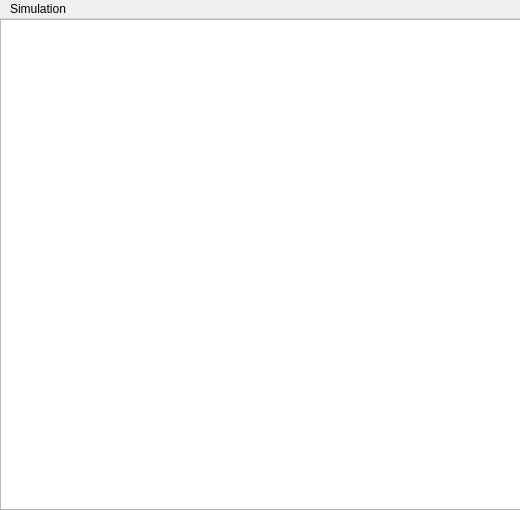
<?xml version="1.0" encoding="UTF-8"?>
<ui version="4.0">
 <class>Metro</class>
 <widget class="QMainWindow" name="Metro">
  <property name="geometry">
   <rect>
    <x>0</x>
    <y>0</y>
    <width>520</width>
    <height>510</height>
   </rect>
  </property>
  <property name="windowTitle">
   <string>Metro</string>
  </property>
  <widget class="QWidget" name="centralWidget">
   <widget class="QGraphicsView" name="graphicsView">
    <property name="geometry">
     <rect>
      <x>0</x>
      <y>0</y>
      <width>521</width>
      <height>491</height>
     </rect>
    </property>
   </widget>
  </widget>
  <widget class="QMenuBar" name="menuBar">
   <property name="geometry">
    <rect>
     <x>0</x>
     <y>0</y>
     <width>520</width>
     <height>21</height>
    </rect>
   </property>
   <widget class="QMenu" name="menuSimulation">
    <property name="title">
     <string>Simulation</string>
    </property>
    <addaction name="actionStart"/>
    <addaction name="actionStop"/>
   </widget>
   <addaction name="menuSimulation"/>
  </widget>
  <action name="actionStart">
   <property name="text">
    <string>start</string>
   </property>
  </action>
  <action name="actionStop">
   <property name="text">
    <string>stop</string>
   </property>
  </action>
 </widget>
 <layoutdefault spacing="6" margin="11"/>
 <resources/>
 <connections/>
</ui>
